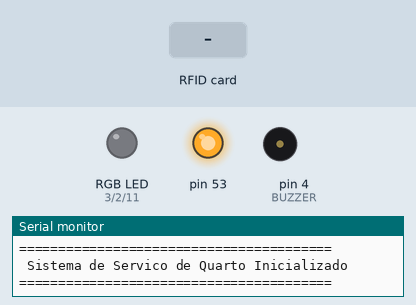
Recording of a sketch running on a simulated Arduino Mega 2560, built with avr-gcc and run on an emulated ATmega2560. Parts: an RGB LED mixed from three pins (HIGH = lit), output pins drawn as LEDs (lit = HIGH), buzzer (waves = sounding), the last lines printed to the serial monitor. Inputs (shaded band) come from the test bench.

Above: at 1.3 s.
1.4 s: RFID card 93 E6 27 03 held to the reader
At 4.1 s:
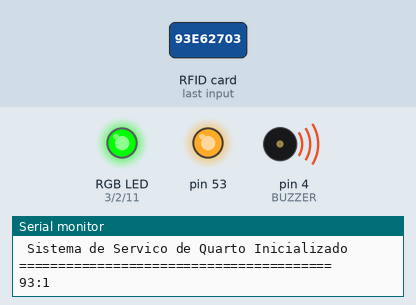
4.4 s: RFID card 67 2D 9A 5F held to the reader
At 5.77 s:
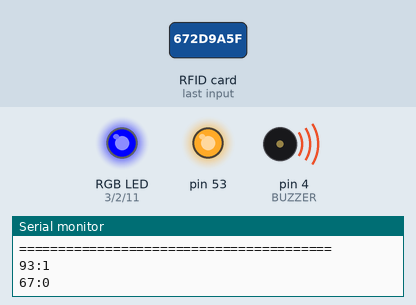
At 6.6 s:
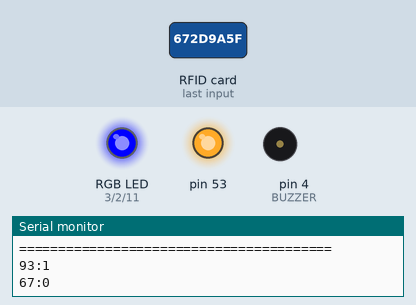
Timing chart, 0 to 10.2 s (numbered marks = the images above; inputs shaded):
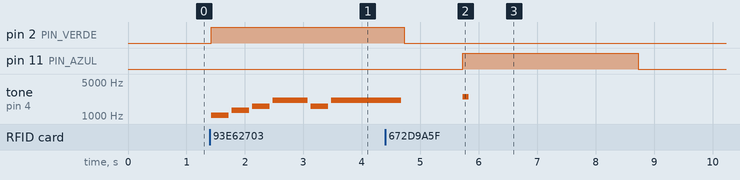

The sketch:

sketch_dec1a.ino
```cpp
#include <SPI.h>
#include <MFRC522.h>

// Pinos do RFID RC522 no Arduino Mega
#define SS_PIN 10
#define RST_PIN 9

// Pinos do LED RGB e Buzzer
#define PIN_VERDE 2
#define PIN_VERMELHO 3
#define PIN_AZUL 11
#define BUZZER 4

MFRC522 rfid(SS_PIN, RST_PIN);

// UIDs cadastrados
const String UID_HOSPEDE   = "93 E6 27 03";
const String UID_CAMAREIRA = "67 2D 9A 5F";

// Memória de estado do pedido de serviço de quarto
bool pedidoAtivo = false;

// Função para converter o UID lido para String formatada
String obterUID(MFRC522 &mfrc522) {
  String uidString = "";
  for (byte i = 0; i < mfrc522.uid.size; i++) {
    if (mfrc522.uid.uidByte[i] < 0x10) uidString += "0";
    uidString += String(mfrc522.uid.uidByte[i], HEX);
    if (i < mfrc522.uid.size - 1) uidString += " ";
  }
  uidString.toUpperCase();
  return uidString;
}

// Musiquinha de solicitação do hóspede (~3s)
void tocarMusicaSolicitado() {
  int melodia[] = { 1047, 1318, 1568, 2093, 1568, 2093 };
  int duracoes[] = { 300,  300,  300,  600,  300,  1200 };

  for (int i = 0; i < 6; i++) {
    tone(BUZZER, melodia[i]);
    delay(duracoes[i]);
    noTone(BUZZER);
    delay(50);
  }
}

// Som de cancelamento do hóspede (~0.7s)
void tocarSomCancelado() {
  tone(BUZZER, 400);
  delay(200);
  noTone(BUZZER);
  delay(100);

  tone(BUZZER, 300);
  delay(400);
  noTone(BUZZER);
}

// Bip ultra-rápido da camareira (100ms)
void tocarSomCamareira() {
  tone(BUZZER, 2500); // Tom agudo
  delay(100);
  noTone(BUZZER);
}

void setup() {
  Serial.begin(9600);
  while (!Serial);

  pinMode(PIN_VERDE, OUTPUT);
  pinMode(PIN_VERMELHO, OUTPUT);
  pinMode(PIN_AZUL, OUTPUT);
  pinMode(BUZZER, OUTPUT);

  // Garante que tudo inicie desligado
  digitalWrite(PIN_VERDE, LOW);
  digitalWrite(PIN_VERMELHO, LOW);
  digitalWrite(PIN_AZUL, LOW);
  digitalWrite(BUZZER, LOW);

  SPI.begin();
  rfid.PCD_Init();

  Serial.println(F("========================================"));
  Serial.println(F(" Sistema de Servico de Quarto Inicializado "));
  Serial.println(F("========================================"));
}

void loop() {
  // Aguarda aproximação de uma tag/cartão RFID
  if (!rfid.PICC_IsNewCardPresent() || !rfid.PICC_ReadCardSerial()) {
    return;
  }

  String uidLido = obterUID(rfid);
  // Pega apenas os 2 primeiros caracteres do UID (ex: "93" ou "67")
  String prefixoUID = uidLido.substring(0, 2);

  // --------------------------------------------------
  // 1. PIN AZUL (CAMAREIRA)
  // --------------------------------------------------
  if (uidLido == UID_CAMAREIRA) {
    if (pedidoAtivo) {
      // Finaliza o serviço pendente
      pedidoAtivo = false;

      digitalWrite(PIN_VERDE, LOW);
      digitalWrite(PIN_VERMELHO, LOW);
      digitalWrite(PIN_AZUL, HIGH);

      // Envia no formato "PREFIXO:STATUS" (Ex: 67:0)
      Serial.print(prefixoUID);
      Serial.println(F(":0"));

      // Som rápido no buzzer
      tocarSomCamareira();

      // Mantém o LED Azul por 3 segundos
      delay(2900);
      digitalWrite(PIN_AZUL, LOW);

    } else {
      Serial.println(F("Nenhum pedido pendente para finalizar"));
    }

  // --------------------------------------------------
  // 2. CARTÃO BRANCO (HÓSPEDE)
  // --------------------------------------------------
  } else if (uidLido == UID_HOSPEDE) {
    if (!pedidoAtivo) {
      // 1º Toque: Solicitar Serviço
      pedidoAtivo = true;

      // Envia no formato "PREFIXO:STATUS" (Ex: 93:1)
      Serial.print(prefixoUID);
      Serial.println(F(":1"));

      digitalWrite(PIN_VERMELHO, LOW);
      digitalWrite(PIN_AZUL, LOW);
      digitalWrite(PIN_VERDE, HIGH);

      // Toca a música (~3s)
      tocarMusicaSolicitado();

      // Apaga o LED Verde
      digitalWrite(PIN_VERDE, LOW);

    } else {
      // 2º Toque: Cancelar Serviço
      pedidoAtivo = false;

      // Envia no formato "PREFIXO:STATUS" (Ex: 93:0)
      Serial.print(prefixoUID);
      Serial.println(F(":0"));

      digitalWrite(PIN_VERDE, LOW);
      digitalWrite(PIN_AZUL, LOW);
      digitalWrite(PIN_VERMELHO, HIGH);

      // Toca o som de cancelamento (~0.7s)
      tocarSomCancelado();

      // Completa o tempo total de 3s do LED Vermelho aceso
      delay(2300);
      digitalWrite(PIN_VERMELHO, LOW);
    }

  // --------------------------------------------------
  // 3. CARTÃO / TAG NÃO RECONHECIDO
  // --------------------------------------------------
  } else {
    Serial.print(F("Cartao nao cadastrado: "));
    Serial.println(uidLido);
  }

  // Finaliza a leitura e aguarda 1s antes do próximo ciclo
  rfid.PICC_HaltA();
  rfid.PCD_StopCrypto1();
  delay(1000);
}
```

Measured:
- after the input at 1.4 s, pin 2 (PIN_VERDE): LOW → HIGH at once; tone on pin 4 (BUZZER): plays 1047 Hz for 0.30 s, 1318 Hz for 0.30 s, 1568 Hz for 0.30 s, 2093 Hz for 0.60 s, 1568 Hz for 0.30 s, 2093 Hz for 0.93 s, starting at once
- after the input at 4.4 s, pin 11 (PIN_AZUL): LOW → HIGH after 1.3 s, → LOW 3.0 s later
